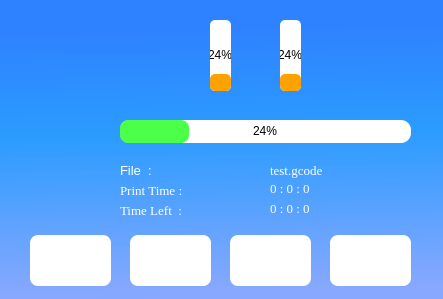
<?xml version="1.0" encoding="UTF-8"?>
<ui version="4.0">
 <class>MainWindow</class>
 <widget class="QMainWindow" name="MainWindow">
  <property name="geometry">
   <rect>
    <x>0</x>
    <y>0</y>
    <width>443</width>
    <height>299</height>
   </rect>
  </property>
  <property name="windowTitle">
   <string>MainWindow</string>
  </property>
  <widget class="QWidget" name="centralwidget">
   <widget class="QStackedWidget" name="stackedWidget">
    <property name="geometry">
     <rect>
      <x>0</x>
      <y>0</y>
      <width>451</width>
      <height>301</height>
     </rect>
    </property>
    <property name="styleSheet">
     <string notr="true">background-color: qlineargradient(spread:pad, x1:0, y1:0, x2:0.0281146, y2:1, stop:0.110184 rgba(47, 130, 255, 255), stop:0.459098 rgba(43, 156, 255, 255), stop:0.979967 rgba(136, 168, 255, 255));</string>
    </property>
    <property name="currentIndex">
     <number>1</number>
    </property>
    <widget class="QWidget" name="SplashScreen">
     <widget class="QWidget" name="widget" native="true">
      <property name="geometry">
       <rect>
        <x>-10</x>
        <y>0</y>
        <width>561</width>
        <height>361</height>
       </rect>
      </property>
      <property name="styleSheet">
       <string notr="true">background-color: qlineargradient(spread:pad, x1:0, y1:0, x2:1, y2:0, stop:0 rgba(168, 168, 168, 255), stop:1 rgba(220, 220, 220, 255));</string>
      </property>
      <widget class="QLabel" name="label">
       <property name="geometry">
        <rect>
         <x>20</x>
         <y>50</y>
         <width>241</width>
         <height>181</height>
        </rect>
       </property>
       <property name="styleSheet">
        <string notr="true">background-color: rgba(255, 255, 255, 0);</string>
       </property>
       <property name="text">
        <string/>
       </property>
       <property name="pixmap">
        <pixmap>C:/Users/Jithu P G/Downloads/graph-background.png</pixmap>
       </property>
       <property name="scaledContents">
        <bool>false</bool>
       </property>
      </widget>
     </widget>
    </widget>
    <widget class="QWidget" name="MainWindow_2">
     <widget class="QLabel" name="bed_label">
      <property name="geometry">
       <rect>
        <x>140</x>
        <y>30</y>
        <width>41</width>
        <height>41</height>
       </rect>
      </property>
      <property name="styleSheet">
       <string notr="true">background-color: rgba(255, 255, 255, 0);</string>
      </property>
      <property name="frameShadow">
       <enum>QFrame::Raised</enum>
      </property>
      <property name="text">
       <string/>
      </property>
      <property name="pixmap">
       <pixmap>../Julia2018AdvancedTouchUI/octoprint_Julia2018AdvancedTouchUI/templates/img/bed.png</pixmap>
      </property>
      <property name="scaledContents">
       <bool>true</bool>
      </property>
     </widget>
     <widget class="QProgressBar" name="bedprogressbar">
      <property name="geometry">
       <rect>
        <x>210</x>
        <y>20</y>
        <width>21</width>
        <height>71</height>
       </rect>
      </property>
      <property name="styleSheet">
       <string notr="true">#bedprogressbar{

border-radius:5px;
background-color:#FFF;
text-align:center
}
#bedprogressbar::chunk{
background-color: rgb(255, 162, 0);
border-radius:5px;
}</string>
      </property>
      <property name="value">
       <number>24</number>
      </property>
      <property name="orientation">
       <enum>Qt::Vertical</enum>
      </property>
      <property name="textDirection">
       <enum>QProgressBar::TopToBottom</enum>
      </property>
     </widget>
     <widget class="QLabel" name="Nozile_label">
      <property name="geometry">
       <rect>
        <x>330</x>
        <y>30</y>
        <width>41</width>
        <height>41</height>
       </rect>
      </property>
      <property name="styleSheet">
       <string notr="true">background-color: rgba(255, 255, 255, 0);</string>
      </property>
      <property name="text">
       <string/>
      </property>
      <property name="pixmap">
       <pixmap>../Julia2018AdvancedTouchUI/octoprint_Julia2018AdvancedTouchUI/templates/img/Nozzle.png</pixmap>
      </property>
      <property name="scaledContents">
       <bool>true</bool>
      </property>
     </widget>
     <widget class="QProgressBar" name="ntempprogress">
      <property name="geometry">
       <rect>
        <x>280</x>
        <y>20</y>
        <width>21</width>
        <height>71</height>
       </rect>
      </property>
      <property name="styleSheet">
       <string notr="true">#ntempprogress{

border-radius:5px;
background-color:#FFF;
text-align:center
}
#ntempprogress::chunk{
background-color: rgb(255, 162, 0);
border-radius:5px;
}</string>
      </property>
      <property name="value">
       <number>24</number>
      </property>
      <property name="orientation">
       <enum>Qt::Vertical</enum>
      </property>
     </widget>
     <widget class="QProgressBar" name="jobprogress">
      <property name="geometry">
       <rect>
        <x>120</x>
        <y>120</y>
        <width>291</width>
        <height>23</height>
       </rect>
      </property>
      <property name="styleSheet">
       <string notr="true">#jobprogress{

border-radius:10px;
background-color:#FFF;
text-align:center
}
#jobprogress::chunk{
background-color: rgb(76, 255, 73);

border-radius: 8px;
}</string>
      </property>
      <property name="value">
       <number>24</number>
      </property>
     </widget>
     <widget class="QLabel" name="label_4">
      <property name="geometry">
       <rect>
        <x>120</x>
        <y>160</y>
        <width>51</width>
        <height>21</height>
       </rect>
      </property>
      <property name="font">
       <font>
        <pointsize>10</pointsize>
       </font>
      </property>
      <property name="styleSheet">
       <string notr="true">background-color: rgba(255, 255, 255, 0);
color:#FFF;</string>
      </property>
      <property name="text">
       <string>File  :</string>
      </property>
     </widget>
     <widget class="QLabel" name="selectedfile">
      <property name="geometry">
       <rect>
        <x>270</x>
        <y>160</y>
        <width>241</width>
        <height>21</height>
       </rect>
      </property>
      <property name="font">
       <font>
        <family>Times New Roman</family>
        <pointsize>10</pointsize>
       </font>
      </property>
      <property name="styleSheet">
       <string notr="true">#selectedfile{
background-color:rgba(225,225,225,0);
color:#FFF;
}</string>
      </property>
      <property name="text">
       <string>test.gcode</string>
      </property>
     </widget>
     <widget class="QLabel" name="label_5">
      <property name="geometry">
       <rect>
        <x>120</x>
        <y>180</y>
        <width>101</width>
        <height>21</height>
       </rect>
      </property>
      <property name="font">
       <font>
        <family>Times New Roman</family>
        <pointsize>10</pointsize>
       </font>
      </property>
      <property name="styleSheet">
       <string notr="true">background-color: rgba(255, 255, 255, 0);
color:#FFF;</string>
      </property>
      <property name="text">
       <string>Print Time :</string>
      </property>
     </widget>
     <widget class="QLabel" name="label_6">
      <property name="geometry">
       <rect>
        <x>120</x>
        <y>200</y>
        <width>91</width>
        <height>21</height>
       </rect>
      </property>
      <property name="font">
       <font>
        <family>Times New Roman</family>
        <pointsize>10</pointsize>
       </font>
      </property>
      <property name="styleSheet">
       <string notr="true">background-color: rgba(255, 255, 255, 0);
color:#FFF;</string>
      </property>
      <property name="text">
       <string>Time Left  :</string>
      </property>
     </widget>
     <widget class="QLabel" name="logo">
      <property name="geometry">
       <rect>
        <x>-30</x>
        <y>0</y>
        <width>191</width>
        <height>131</height>
       </rect>
      </property>
      <property name="styleSheet">
       <string notr="true">#logo{
background-color:rgba(225,225,225,0);

}</string>
      </property>
      <property name="text">
       <string/>
      </property>
      <property name="pixmap">
       <pixmap>C:/Users/Jithu P G/Downloads/graph-background.png</pixmap>
      </property>
      <property name="scaledContents">
       <bool>true</bool>
      </property>
      <property name="wordWrap">
       <bool>false</bool>
      </property>
     </widget>
     <widget class="QLabel" name="printtime">
      <property name="geometry">
       <rect>
        <x>270</x>
        <y>180</y>
        <width>101</width>
        <height>16</height>
       </rect>
      </property>
      <property name="font">
       <font>
        <family>Times New Roman</family>
        <pointsize>10</pointsize>
       </font>
      </property>
      <property name="styleSheet">
       <string notr="true">#printtime{
background-color:rgba(225,225,225,0);
color:#FFF;
}</string>
      </property>
      <property name="text">
       <string>0 : 0 : 0</string>
      </property>
     </widget>
     <widget class="QLabel" name="timeleft">
      <property name="geometry">
       <rect>
        <x>270</x>
        <y>200</y>
        <width>101</width>
        <height>16</height>
       </rect>
      </property>
      <property name="font">
       <font>
        <family>Times New Roman</family>
        <pointsize>10</pointsize>
       </font>
      </property>
      <property name="styleSheet">
       <string notr="true">#timeleft{
background-color:rgba(225,225,225,0);
color:#FFF;
}</string>
      </property>
      <property name="text">
       <string>0 : 0 : 0</string>
      </property>
     </widget>
     <widget class="QPushButton" name="testbutton">
      <property name="geometry">
       <rect>
        <x>30</x>
        <y>235</y>
        <width>81</width>
        <height>51</height>
       </rect>
      </property>
      <property name="styleSheet">
       <string notr="true">#testbutton{
background-color: rgb(255, 255, 255);
border-radius:8px;
}</string>
      </property>
      <property name="text">
       <string/>
      </property>
      <property name="icon">
       <iconset>
        <normaloff>../Julia2018AdvancedTouchUI/octoprint_Julia2018AdvancedTouchUI/templates/img/menu.png</normaloff>../Julia2018AdvancedTouchUI/octoprint_Julia2018AdvancedTouchUI/templates/img/menu.png</iconset>
      </property>
      <property name="iconSize">
       <size>
        <width>40</width>
        <height>40</height>
       </size>
      </property>
     </widget>
     <widget class="QPushButton" name="setting">
      <property name="geometry">
       <rect>
        <x>130</x>
        <y>235</y>
        <width>81</width>
        <height>51</height>
       </rect>
      </property>
      <property name="styleSheet">
       <string notr="true">#setting{
background-color: rgb(255, 255, 255);
border-radius:8px;
}</string>
      </property>
      <property name="text">
       <string/>
      </property>
      <property name="icon">
       <iconset>
        <normaloff>../Julia2018AdvancedTouchUI/octoprint_Julia2018AdvancedTouchUI/templates/img/settings.png</normaloff>../Julia2018AdvancedTouchUI/octoprint_Julia2018AdvancedTouchUI/templates/img/settings.png</iconset>
      </property>
      <property name="iconSize">
       <size>
        <width>40</width>
        <height>40</height>
       </size>
      </property>
     </widget>
     <widget class="QPushButton" name="play_pause_button">
      <property name="geometry">
       <rect>
        <x>230</x>
        <y>235</y>
        <width>81</width>
        <height>51</height>
       </rect>
      </property>
      <property name="styleSheet">
       <string notr="true">#play_pause_button{
background-color: rgb(255, 255, 255);
border-radius: 8px;
}</string>
      </property>
      <property name="text">
       <string/>
      </property>
      <property name="icon">
       <iconset>
        <normaloff>../Julia2018AdvancedTouchUI/octoprint_Julia2018AdvancedTouchUI/templates/img/play.png</normaloff>../Julia2018AdvancedTouchUI/octoprint_Julia2018AdvancedTouchUI/templates/img/play.png</iconset>
      </property>
      <property name="iconSize">
       <size>
        <width>40</width>
        <height>40</height>
       </size>
      </property>
     </widget>
     <widget class="QPushButton" name="stop">
      <property name="geometry">
       <rect>
        <x>330</x>
        <y>235</y>
        <width>81</width>
        <height>51</height>
       </rect>
      </property>
      <property name="styleSheet">
       <string notr="true">#stop{
background-color:rgb(255,255,255);
border-radius:8px;
}</string>
      </property>
      <property name="text">
       <string/>
      </property>
      <property name="icon">
       <iconset>
        <normaloff>../Julia2018AdvancedTouchUI/octoprint_Julia2018AdvancedTouchUI/templates/img/stop.png</normaloff>../Julia2018AdvancedTouchUI/octoprint_Julia2018AdvancedTouchUI/templates/img/stop.png</iconset>
      </property>
      <property name="iconSize">
       <size>
        <width>40</width>
        <height>40</height>
       </size>
      </property>
     </widget>
    </widget>
    <widget class="QWidget" name="Menupage">
     <widget class="QToolButton" name="print_button">
      <property name="geometry">
       <rect>
        <x>0</x>
        <y>0</y>
        <width>191</width>
        <height>171</height>
       </rect>
      </property>
      <property name="styleSheet">
       <string notr="true">#print_button{
border-color: rgb(255, 184, 42);
background-color: rgb(255, 255, 255);
}</string>
      </property>
      <property name="text">
       <string/>
      </property>
      <property name="icon">
       <iconset>
        <normaloff>../Julia2018AdvancedTouchUI/octoprint_Julia2018AdvancedTouchUI/templates/img/printer.png</normaloff>../Julia2018AdvancedTouchUI/octoprint_Julia2018AdvancedTouchUI/templates/img/printer.png</iconset>
      </property>
      <property name="iconSize">
       <size>
        <width>120</width>
        <height>120</height>
       </size>
      </property>
     </widget>
     <widget class="QToolButton" name="control_button">
      <property name="geometry">
       <rect>
        <x>190</x>
        <y>0</y>
        <width>181</width>
        <height>171</height>
       </rect>
      </property>
      <property name="styleSheet">
       <string notr="true">#control_button{
background-color:rgb(255,255,255);
}</string>
      </property>
      <property name="text">
       <string/>
      </property>
      <property name="icon">
       <iconset>
        <normaloff>../Julia2018AdvancedTouchUI/octoprint_Julia2018AdvancedTouchUI/templates/img/settings.png</normaloff>../Julia2018AdvancedTouchUI/octoprint_Julia2018AdvancedTouchUI/templates/img/settings.png</iconset>
      </property>
      <property name="iconSize">
       <size>
        <width>120</width>
        <height>120</height>
       </size>
      </property>
     </widget>
     <widget class="QToolButton" name="calibrate_button">
      <property name="geometry">
       <rect>
        <x>370</x>
        <y>0</y>
        <width>181</width>
        <height>171</height>
       </rect>
      </property>
      <property name="styleSheet">
       <string notr="true">#calibrate_button{
background-color:rgb(255,255,255);

}</string>
      </property>
      <property name="text">
       <string/>
      </property>
      <property name="icon">
       <iconset>
        <normaloff>../Julia2018AdvancedTouchUI/octoprint_Julia2018AdvancedTouchUI/templates/img/reload.png</normaloff>../Julia2018AdvancedTouchUI/octoprint_Julia2018AdvancedTouchUI/templates/img/reload.png</iconset>
      </property>
      <property name="iconSize">
       <size>
        <width>120</width>
        <height>120</height>
       </size>
      </property>
     </widget>
     <widget class="QToolButton" name="cart_button">
      <property name="geometry">
       <rect>
        <x>0</x>
        <y>170</y>
        <width>191</width>
        <height>191</height>
       </rect>
      </property>
      <property name="styleSheet">
       <string notr="true">#cart_button{
background-color:rgb(255,255,255);
}</string>
      </property>
      <property name="text">
       <string/>
      </property>
      <property name="icon">
       <iconset>
        <normaloff>../Julia2018AdvancedTouchUI/octoprint_Julia2018AdvancedTouchUI/templates/img/cart.png</normaloff>../Julia2018AdvancedTouchUI/octoprint_Julia2018AdvancedTouchUI/templates/img/cart.png</iconset>
      </property>
      <property name="iconSize">
       <size>
        <width>120</width>
        <height>120</height>
       </size>
      </property>
     </widget>
     <widget class="QToolButton" name="settings_button">
      <property name="geometry">
       <rect>
        <x>190</x>
        <y>170</y>
        <width>181</width>
        <height>191</height>
       </rect>
      </property>
      <property name="styleSheet">
       <string notr="true">#settings_button{
background-color:rgb(255,255,255);
}
</string>
      </property>
      <property name="text">
       <string/>
      </property>
      <property name="icon">
       <iconset>
        <normaloff>../Julia2018AdvancedTouchUI/octoprint_Julia2018AdvancedTouchUI/templates/img/settings-1.png</normaloff>../Julia2018AdvancedTouchUI/octoprint_Julia2018AdvancedTouchUI/templates/img/settings-1.png</iconset>
      </property>
      <property name="iconSize">
       <size>
        <width>120</width>
        <height>120</height>
       </size>
      </property>
     </widget>
     <widget class="QToolButton" name="Mback_button">
      <property name="geometry">
       <rect>
        <x>370</x>
        <y>170</y>
        <width>181</width>
        <height>191</height>
       </rect>
      </property>
      <property name="styleSheet">
       <string notr="true">#Mback_button{
background-color: rgb(255,255,255);
}</string>
      </property>
      <property name="text">
       <string/>
      </property>
      <property name="icon">
       <iconset>
        <normaloff>../Julia2018AdvancedTouchUI/octoprint_Julia2018AdvancedTouchUI/templates/img/back.png</normaloff>../Julia2018AdvancedTouchUI/octoprint_Julia2018AdvancedTouchUI/templates/img/back.png</iconset>
      </property>
      <property name="iconSize">
       <size>
        <width>120</width>
        <height>120</height>
       </size>
      </property>
     </widget>
    </widget>
    <widget class="QWidget" name="WifiSettingPage">
     <widget class="QLabel" name="SSidlabel">
      <property name="geometry">
       <rect>
        <x>30</x>
        <y>60</y>
        <width>111</width>
        <height>31</height>
       </rect>
      </property>
      <property name="font">
       <font>
        <family>Times New Roman</family>
        <pointsize>16</pointsize>
       </font>
      </property>
      <property name="styleSheet">
       <string notr="true">#SSidlabel{
background-color:rgba(255,255,255,0);
color:#FFF;

}</string>
      </property>
      <property name="text">
       <string>Enter SSID</string>
      </property>
     </widget>
     <widget class="QPushButton" name="wifidonebutton">
      <property name="geometry">
       <rect>
        <x>100</x>
        <y>250</y>
        <width>121</width>
        <height>51</height>
       </rect>
      </property>
      <property name="font">
       <font>
        <pointsize>12</pointsize>
        <weight>75</weight>
        <bold>true</bold>
       </font>
      </property>
      <property name="styleSheet">
       <string notr="true">#wifidonebutton{
background-color:rgb(255,255,255);
border-radius:5px;
}</string>
      </property>
      <property name="text">
       <string>Connect</string>
      </property>
     </widget>
     <widget class="QPushButton" name="wificancelbutton">
      <property name="geometry">
       <rect>
        <x>290</x>
        <y>250</y>
        <width>121</width>
        <height>51</height>
       </rect>
      </property>
      <property name="font">
       <font>
        <pointsize>14</pointsize>
        <weight>75</weight>
        <bold>true</bold>
       </font>
      </property>
      <property name="styleSheet">
       <string notr="true">#wificancelbutton{
background-color:rgb(255,255,255);
border-radius:5px;
}</string>
      </property>
      <property name="text">
       <string>Cancel</string>
      </property>
     </widget>
     <widget class="QLineEdit" name="ssidtext">
      <property name="geometry">
       <rect>
        <x>170</x>
        <y>50</y>
        <width>331</width>
        <height>41</height>
       </rect>
      </property>
      <property name="styleSheet">
       <string notr="true">#ssidtext{
background-color:rgb(255,255,255);
border-radius:5px;
}
</string>
      </property>
     </widget>
     <widget class="QLabel" name="PasswordLabel">
      <property name="geometry">
       <rect>
        <x>30</x>
        <y>110</y>
        <width>91</width>
        <height>41</height>
       </rect>
      </property>
      <property name="font">
       <font>
        <family>Times New Roman</family>
        <pointsize>16</pointsize>
       </font>
      </property>
      <property name="styleSheet">
       <string notr="true">#PasswordLabel{
background-color:rgba(255,255,255,0);
color :#FFF;
}
</string>
      </property>
      <property name="text">
       <string>Password</string>
      </property>
     </widget>
     <widget class="QLineEdit" name="wifipassword">
      <property name="geometry">
       <rect>
        <x>170</x>
        <y>110</y>
        <width>331</width>
        <height>41</height>
       </rect>
      </property>
      <property name="styleSheet">
       <string notr="true">#wifipassword{
background-color:rgb(255,255,255);
border-radius:5px;
}</string>
      </property>
     </widget>
    </widget>
    <widget class="QWidget" name="select_file">
     <widget class="QToolButton" name="v_scroll_up">
      <property name="geometry">
       <rect>
        <x>410</x>
        <y>0</y>
        <width>141</width>
        <height>91</height>
       </rect>
      </property>
      <property name="styleSheet">
       <string notr="true">#v_scroll_up{

background-color:rgb(255,255,255);
border:1px solid black;


}
</string>
      </property>
      <property name="text">
       <string>^</string>
      </property>
     </widget>
     <widget class="QToolButton" name="file_select">
      <property name="geometry">
       <rect>
        <x>410</x>
        <y>91</y>
        <width>141</width>
        <height>91</height>
       </rect>
      </property>
      <property name="styleSheet">
       <string notr="true">#file_select{
background-color: rgb(255, 255, 255);
border:1px solid black;
}
</string>
      </property>
      <property name="text">
       <string>OK</string>
      </property>
     </widget>
     <widget class="QToolButton" name="v_scroll_down">
      <property name="geometry">
       <rect>
        <x>410</x>
        <y>180</y>
        <width>141</width>
        <height>101</height>
       </rect>
      </property>
      <property name="styleSheet">
       <string notr="true">#v_scroll_down{
background-color:rgb(255,255,255);
border:1px solid black;
}
</string>
      </property>
      <property name="text">
       <string>V</string>
      </property>
     </widget>
     <widget class="QToolButton" name="print_list_back">
      <property name="geometry">
       <rect>
        <x>410</x>
        <y>280</y>
        <width>141</width>
        <height>81</height>
       </rect>
      </property>
      <property name="styleSheet">
       <string notr="true">#print_list_back{
background-color:rgb(255,255,255);
border:1px solid black;
}
</string>
      </property>
      <property name="text">
       <string>Back</string>
      </property>
     </widget>
     <widget class="QListWidget" name="print_list">
      <property name="geometry">
       <rect>
        <x>0</x>
        <y>0</y>
        <width>411</width>
        <height>361</height>
       </rect>
      </property>
      <property name="font">
       <font>
        <family>Times New Roman</family>
        <pointsize>20</pointsize>
       </font>
      </property>
      <property name="styleSheet">
       <string notr="true">#print_list{

background-color:rgb(255,255,255);
border:1px solid black;


}
</string>
      </property>
     </widget>
    </widget>
    <widget class="QWidget" name="page">
     <widget class="QToolButton" name="sub_select_button">
      <property name="geometry">
       <rect>
        <x>0</x>
        <y>250</y>
        <width>191</width>
        <height>111</height>
       </rect>
      </property>
      <property name="font">
       <font>
        <pointsize>22</pointsize>
        <weight>75</weight>
        <bold>true</bold>
       </font>
      </property>
      <property name="text">
       <string>USB</string>
      </property>
     </widget>
     <widget class="QToolButton" name="local_select_button">
      <property name="geometry">
       <rect>
        <x>190</x>
        <y>250</y>
        <width>191</width>
        <height>111</height>
       </rect>
      </property>
      <property name="font">
       <font>
        <pointsize>22</pointsize>
        <weight>75</weight>
        <bold>true</bold>
       </font>
      </property>
      <property name="text">
       <string>Local</string>
      </property>
     </widget>
     <widget class="QToolButton" name="print_select_back_button">
      <property name="geometry">
       <rect>
        <x>380</x>
        <y>250</y>
        <width>171</width>
        <height>111</height>
       </rect>
      </property>
      <property name="font">
       <font>
        <pointsize>20</pointsize>
        <weight>75</weight>
        <bold>true</bold>
       </font>
      </property>
      <property name="text">
       <string>Back</string>
      </property>
     </widget>
     <widget class="QLabel" name="label_2">
      <property name="geometry">
       <rect>
        <x>2</x>
        <y>0</y>
        <width>551</width>
        <height>251</height>
       </rect>
      </property>
      <property name="font">
       <font>
        <pointsize>20</pointsize>
        <weight>75</weight>
        <bold>true</bold>
       </font>
      </property>
      <property name="text">
       <string>Print From :</string>
      </property>
     </widget>
    </widget>
    <widget class="QWidget" name="page_2">
     <widget class="QListWidget" name="listWidget">
      <property name="geometry">
       <rect>
        <x>0</x>
        <y>0</y>
        <width>431</width>
        <height>361</height>
       </rect>
      </property>
     </widget>
     <widget class="QToolButton" name="toolButton">
      <property name="geometry">
       <rect>
        <x>430</x>
        <y>0</y>
        <width>121</width>
        <height>141</height>
       </rect>
      </property>
      <property name="text">
       <string>...</string>
      </property>
     </widget>
    </widget>
    <widget class="QWidget" name="settingpage">
     <widget class="QToolButton" name="toolButton_2">
      <property name="geometry">
       <rect>
        <x>0</x>
        <y>0</y>
        <width>551</width>
        <height>101</height>
       </rect>
      </property>
      <property name="text">
       <string>NETWORK SETTING</string>
      </property>
     </widget>
     <widget class="QToolButton" name="toolButton_3">
      <property name="geometry">
       <rect>
        <x>0</x>
        <y>100</y>
        <width>551</width>
        <height>111</height>
       </rect>
      </property>
      <property name="text">
       <string>VERSION</string>
      </property>
     </widget>
    </widget>
   </widget>
  </widget>
 </widget>
 <resources/>
 <connections/>
</ui>
